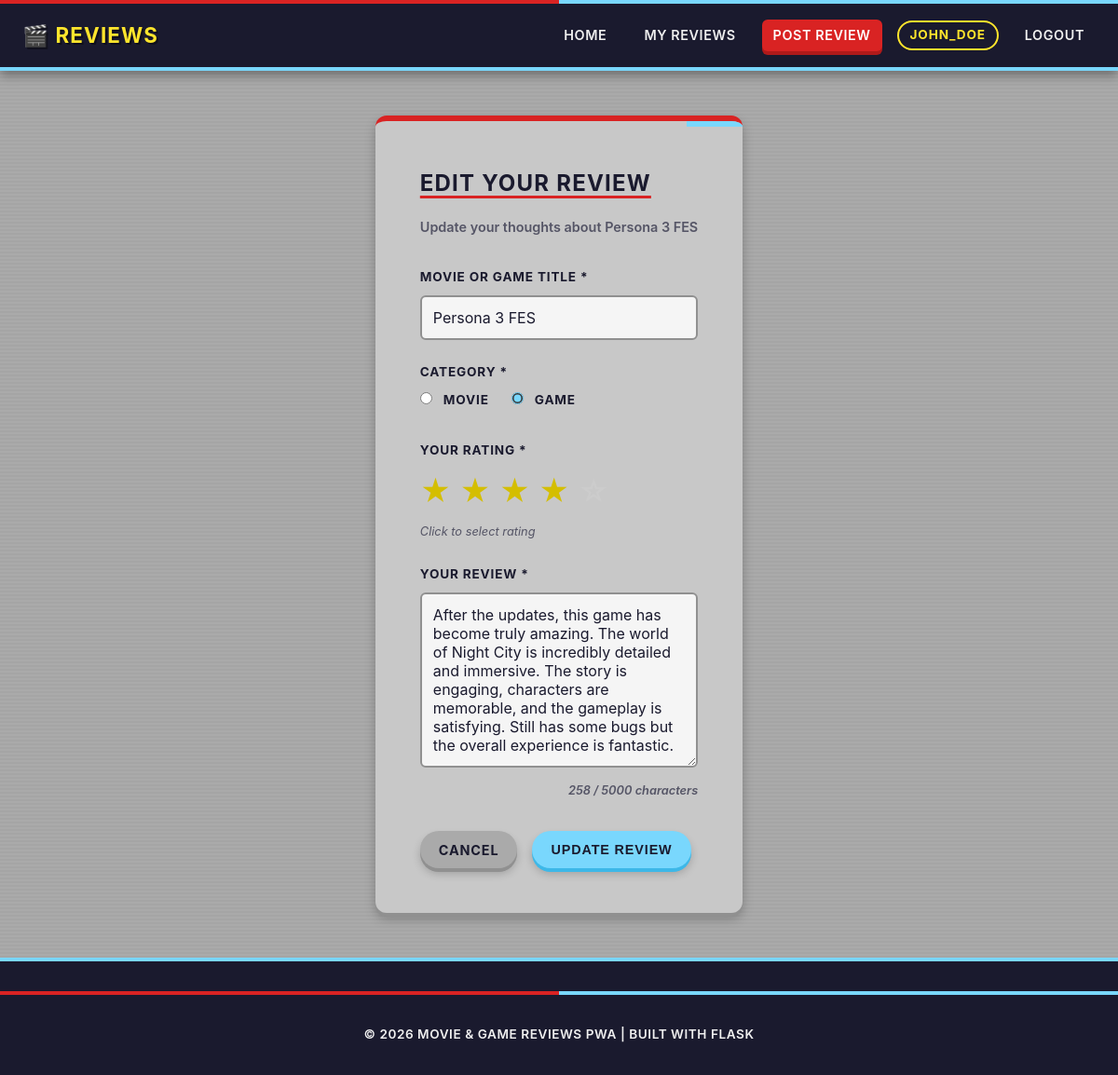
The app's page /reviews/4/edit (signed in) with its own data.
### tables this page shows
CREATE TABLE users (
    id INTEGER PRIMARY KEY AUTOINCREMENT,
    username TEXT UNIQUE NOT NULL CHECK(length(username) >= 3 AND length(username) <= 50),
    email TEXT UNIQUE NOT NULL,
    password_hash TEXT NOT NULL CHECK(length(password_hash) = 60),
    created_at TIMESTAMP DEFAULT CURRENT_TIMESTAMP NOT NULL
);

CREATE TABLE reviews (
    id INTEGER PRIMARY KEY AUTOINCREMENT,
    user_id INTEGER NOT NULL,
    title TEXT NOT NULL CHECK(length(title) >= 1 AND length(title) <= 200),
    review_text TEXT NOT NULL CHECK(length(review_text) >= 10 AND length(review_text) <= 5000),
    rating INTEGER NOT NULL CHECK(rating >= 1 AND rating <= 5),
    review_date TIMESTAMP DEFAULT CURRENT_TIMESTAMP NOT NULL,
    updated_at TIMESTAMP,
    category TEXT NOT NULL CHECK(category IN ('movie', 'game')),
    FOREIGN KEY (user_id) REFERENCES users(id) ON DELETE CASCADE
);

### routes/reviews.py (the view, shortened to what this page needs)
@reviews_bp.route('/<int:review_id>/edit', methods=['GET', 'POST'])
@login_required
def edit(review_id):
    review = get_review_by_id(review_id)
    if not review:
        abort(404)
    if not check_review_ownership(review_id, session['user_id']):
        abort(403)
    return render_template('reviews/edit.html', review=review, csrf_token=get_csrf_token())

### app.py (called while the page is built)
@app.context_processor
def inject_csrf_token():
    return dict(csrf_token=get_csrf_token())

@app.after_request
def set_security_headers(response):
    for header, value in config.SECURITY_HEADERS.items():
        response.headers[header] = value
    return response

### models/review.py (called while the page is built)
def get_db_connection():
    conn = sqlite3.connect(config.DATABASE_PATH)
    conn.row_factory = sqlite3.Row
    conn.execute("PRAGMA foreign_keys = ON")
    return conn

def get_review_by_id(review_id):
    try:
        conn = get_db_connection()
        review = conn.execute(
            """SELECT reviews.*, users.username
               FROM reviews
               JOIN users ON reviews.user_id = users.id
               WHERE reviews.id = ?""",
            (review_id,)
        ).fetchone()
        conn.close()
        if review:
            return dict(review)
        return None
    except Exception as e:
        print(f"Error retrieving review: {e}")
        return None

def check_review_ownership(review_id, user_id):
    review = get_review_by_id(review_id)
    if not review:
        return False
    return review['user_id'] == user_id

### utils/security.py (called while the page is built)
def generate_csrf_token():
    return secrets.token_hex(32)  # 32 bytes = 64 hex characters

### templates/reviews/edit.html (shortened to what this page needs)
{% extends 'base.html' %}
{% block content %}
<div class="review-form-container">
    <h2>Edit Your Review</h2>
    <p>Update your thoughts about {{ review.title }}</p>
    <form method="POST" action="{{ url_for('reviews.edit', review_id=review.id) }}" class="review-form" id="reviewForm">
        <div class="form-group">
            <label for="title">Movie or Game Title *</label>
            <input type="text" id="title" name="title" required maxlength="200"
                   value="{{ review.title }}">
        </div>
        <div class="form-group">
            <label for="category">Category *</label>
            <div class="radio-group">
                <label class="radio-option">
                    <input type="radio" name="category" value="movie" required
                           {% if review.category == 'movie' %}checked{% endif %}>
                    <span>Movie</span>
                </label>
                <label class="radio-option">
                    <input type="radio" name="category" value="game" required
                           {% if review.category == 'game' %}checked{% endif %}>
                    <span>Game</span>
                </label>
            </div>
        </div>
        <div class="form-group">
            <label for="rating">Your Rating *</label>
            <div class="star-rating-input" id="starRating" data-initial-rating="{{ review.rating }}">
                <span class="star" data-rating="1">☆</span>
                <span class="star" data-rating="2">☆</span>
                <span class="star" data-rating="3">☆</span>
                <span class="star" data-rating="4">☆</span>
                <span class="star" data-rating="5">☆</span>
            </div>
            <small class="form-hint">Click to select rating</small>
        </div>
        <div class="form-group">
            <label for="review_text">Your Review *</label>
            <textarea id="review_text" name="review_text" required
                      minlength="10" maxlength="5000"
                      rows="8">{{ review.review_text }}</textarea>
            <small class="form-hint character-count">{{ review.review_text|length }} / 5000 characters</small>
        </div>
        <div class="form-actions">
            <a href="{{ url_for('reviews.view', review_id=review.id) }}" class="btn-secondary">Cancel</a>
            <button type="submit" class="btn-primary">Update Review</button>
        </div>
    </form>
</div>
{% endblock %}

### templates/base.html (shortened to what this page needs)
<!DOCTYPE html>
<html lang="en">
<head>
    <link rel="stylesheet" href="{{ url_for('static', filename='css/main.css') }}">
    <link rel="stylesheet" href="{{ url_for('static', filename='css/auth.css') }}">
    <link rel="stylesheet" href="{{ url_for('static', filename='css/reviews.css') }}">
</head>
<body>
    <nav class="navbar">
        <div class="container">
            <a href="{{ url_for('main.index') }}" class="logo">🎬 Reviews</a>
            <div class="nav-links">
                <a href="{{ url_for('main.index') }}">Home</a>
                {% if session.user_id %}
                    <a href="{{ url_for('reviews.my_reviews') }}">My Reviews</a>
                    <a href="{{ url_for('reviews.create') }}" class="btn-primary">Post Review</a>
                    <span class="username">{{ session.username }}</span>
                    <a href="{{ url_for('auth.logout') }}">Logout</a>
                {% else %}
                    <a href="{{ url_for('auth.login') }}">Login</a>
                    <a href="{{ url_for('auth.register') }}" class="btn-primary">Register</a>
                {% endif %}
            </div>
        </div>
    </nav>
    <main class="container">
        {% block content %}{% endblock %}
    </main>
    <footer>
        <div class="container">
            <p>&copy; 2026 Movie & Game Reviews PWA | Built with Flask</p>
        </div>
    </footer>
</body>
</html>

### static/css/reviews.css (style rules this page uses)
.review-form-container { max-width: 800px; margin: var(--spacing-xl) auto; background: var(--card-bg); padding: var(--spacing-xl); border-radius: var(--border-radius); box-shadow: var(--box-shadow); border-top: 6px solid var(--switch-red); position: relative; overflow: hidden; }
.review-form-container::after { content: ''; position: absolute; top: 0; right: 0; width: 60px; height: 6px; background: var(--switch-blue); }
.review-form-container h2 { color: var(--switch-dark); font-size: 1.5rem; font-weight: 700; text-transform: uppercase; letter-spacing: 0.05em; margin-bottom: var(--spacing-sm); text-decoration: underline; text-decoration-color: var(--switch-red); text-underline-offset: 5px; text-decoration-thickness: 3px; }
.review-form-container > p { color: var(--text-light); margin-bottom: var(--spacing-lg); font-size: 0.9rem; font-weight: 600; }

### records on screen
users: username "JOHN_DOE"
reviews: title "Persona 3 FES", category "☐ MOVIE", category "☑ GAME", review_text "After the updates, this game has become truly amazing. The world of Night City is incredibly detailed and immersive. The story is engaging, characters are memorable, and the gameplay is satisfying. Still has some bugs but the overall experience is fantastic."
